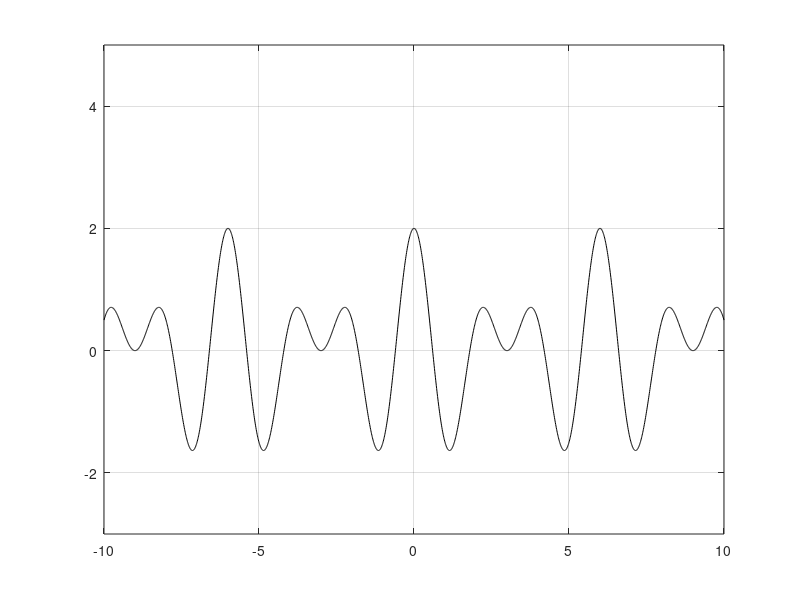

This chart was generated by the following MATLAB code:
%*************************************************************
% Fowad Sohail
% Lab1: Continuous-time Systems
% Problem 7
% Reference: Signals and Systems with Matlab, Chaparro Luis F.
%**************************************************************

t = -10:0.01:10;
y = cos(pi*t) + cos(2*pi*t/3);
figure(1);
plot(t,y,'k');
axis([-10 10 -3 5]);
grid

% Period of y = 6
